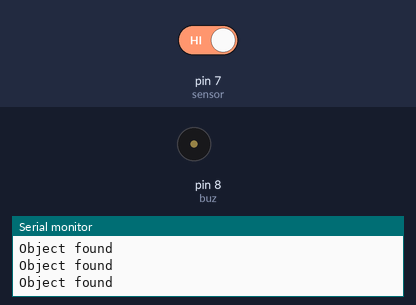
Simulated run of this sketch. Board: Arduino Uno, built with avr-gcc and run on an emulated ATmega328P. Shown: buzzer (waves = sounding, pin HIGH), the last lines printed to the serial monitor. The inputs (shaded band) are chosen by the test bench; at power-on: pin 7 (sensor) HIGH.

Above: at 2.8 s.
2.9 s: pin 7 (sensor) driven LOW
At 3.5 s:
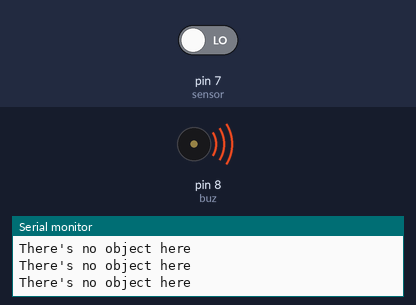
6.4 s: pin 7 (sensor) driven HIGH
At 7.0 s:
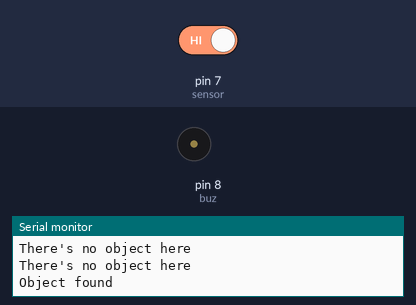
Timing chart, 0 to 9.4 s (numbered marks = the images above; inputs shaded):
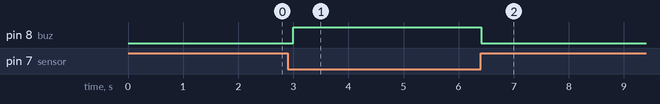

The sketch:

sensor_de_proximidade.ino
```cpp
int objeto = 0;
int sensor = 7;
int buz =8;

void setup() {
  pinMode(sensor, INPUT);
  pinMode(buz, OUTPUT);
  Serial.begin(9600);
}
void loop() {
  objeto = digitalRead(sensor);
  if (objeto == 0) {
    Serial.println("There's no object here");
    digitalWrite(buz, HIGH);
    delay(100);
    digitalWrite(buz, LOW);
  } else {
    Serial.println("Object found");
    delay(1000);
  }
}
```

Measured:
- after the input at 2.9 s, pin 8 (buz): LOW → HIGH after 0.10 s
- after the input at 6.4 s, pin 8 (buz): HIGH → LOW at once
